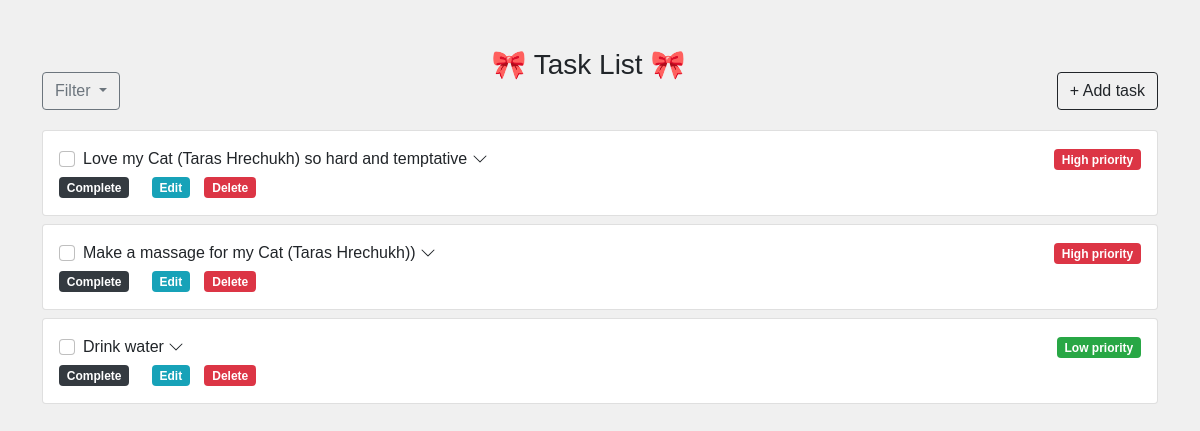
Screenshot of /?filter=uncompleted with the database file from the repository.
### todo_app/models.py (models this page shows, shortened)
class Task(models.Model):
    class Priority(models.TextChoices):
        LOW = 'low', 'Low'
        MEDIUM = 'medium', 'Medium'
        HIGH = 'high', 'High'
    title = models.CharField(max_length=200)
    description = models.TextField(blank=True)
    completed = models.BooleanField(default=False)
    priority = models.CharField(max_length=10, choices=Priority.choices, default=Priority.MEDIUM)

### todo_app/views.py (the view)
# urls.py: path('', task_list, name='task_list'),
def task_list(request):
    filter_criteria = request.GET.get('filter', 'newest')
    if filter_criteria == 'completed':
        tasks = Task.objects.filter(completed=True).order_by('-id')
    elif filter_criteria == 'uncompleted':
        tasks = Task.objects.filter(completed=False).order_by('-id')
    elif filter_criteria == 'more_priority':
        tasks = sorted(Task.objects.all(), key=more_priority_sort)
    else:
        tasks = Task.objects.all().order_by('-id')
    return render(request, 'todo_app/task_list.html', {'tasks': tasks})

### templates/todo_app/task_list.html (shortened to what this page needs)
{% load static %}
<!DOCTYPE html>
<html>
<head>
    <link rel="stylesheet" href="https://maxcdn.bootstrapcdn.com/bootstrap/4.5.2/css/bootstrap.min.css">
    <link rel="stylesheet" href="https://maxcdn.bootstrapcdn.com/bootstrap/5.0.1/css/bootstrap.min.css">
    <link rel="stylesheet" href="https://cdn.jsdelivr.net/npm/bootstrap-icons@1.17.0/font/bootstrap-icons.css">
    <link rel="stylesheet" type="text/css" href="{% static 'todo_app/css/styles.css' %}">
</head>
<body>
    <div class="container my-5">
        <span class="float-left ">
            <div class="dropdown mt-4">
                <button class="btn btn-outline-secondary dropdown-toggle" type="button" id="filterDropdown" data-toggle="dropdown" aria-haspopup="true" aria-expanded="false">
                    Filter
                </button>
            </div>
        </span>
        <h3 class="text-center">🎀 Task List 🎀
            <span class="float-right mt-4">
                <form action="{% url 'add_task' %}" method="post" >
                        <div class="text-center">
                            <button type="submit" class="btn btn-outline-dark">
                                + Add task
                            </button>
                        </div>
                    </form>
            </span>
        </h3>
    </div>
    {% for task in tasks %}
        <div class="container mt-2">
            <div class="card">
                <div class="card-body">
                    <div class="form-check mb-1">
                        <input class="form-check-input" type="checkbox" {% if task.completed %}checked{% endif %} id="completeTask{{ task.id }}" onclick="completeTask({{ task.id }})" action>
                            <div class="form-check-label" for="completeTask{{ task.id }}">
                                <a href="#taskDescription{{ task.id }}" data-toggle="collapse" class="text-dark">{{ task.title }}
                                    <svg xmlns="http://www.w3.org/2000/svg" width="16" height="16" fill="currentColor" class="bi bi-chevron-down" viewBox="0 0 16 16">
                                      <path fill-rule="evenodd" d="M1.646 4.646a.5.5 0 0 1 .708 0L8 10.293l5.646-5.647a.5.5 0 0 1 .708.708l-6 6a.5.5 0 0 1-.708 0l-6-6a.5.5 0 0 1 0-.708"/>
                                    </svg>
                                </a>
                            <span class="float-right">
                                {% if task.priority == 'low' %}
                                    <span class="badge badge-success">Low priority</span>
                                {% elif task.priority == 'medium' %}
                                    <span class="badge badge-warning">Medium priority</span>
                                {% elif task.priority == 'high' %}
                                    <span class="badge badge-danger">High priority</span>
                                {% endif %}
                            </span>
                        </div>
                    </div>
                    {% if task.completed %}
                        <a href="{% url 'complete_task' task.id %}"><span class="badge badge-success"> Completed </span></a>
                    {% else %}
                        <a href="{% url 'complete_task' task.id %}"><span class="badge badge-dark mr-2"> Complete </span></a>
                    {% endif %}
                    <a href="{% url 'edit_task' task.id %}"><span class="badge badge-info"> Edit </span></a>
                    <a href="{% url 'delete_task' task.id %}"><span class="badge badge-danger "> Delete </span></a>
                </div>
            </div>
        </div>
    {% endfor %}
</body>
</html>

### static/todo_app/css/styles.css (style rules this page uses)
body { font-family: 'Arial', sans-serif; background-color: #f0f0f0; margin: 0; padding: 0; }
a { text-decoration: none; color: #007BFF; margin-right: 10px; }

### rows the page displays
Task: title "Love my Cat (Taras Hrechukh) so hard and temptative", priority "High priority", shows "Complete"
Task: title "Make a massage for my Cat (Taras Hrechukh))", priority "High priority", shows "Complete"
Task: title "Drink water", priority "Low priority", shows "Complete"
